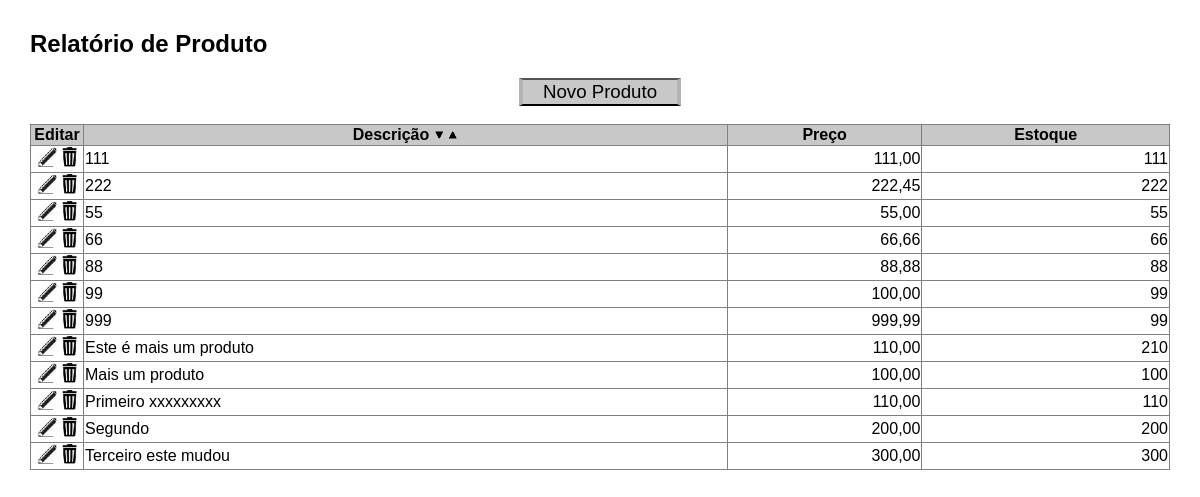
The app's page /prodListar.php with its own data.
### tables this page shows
CREATE TABLE `produto` (
  `prod_id` int(11) NOT NULL,
  `prod_desc` varchar(255) NOT NULL,
  `prod_preco` decimal(20,2) NOT NULL,
  `prod_quant` int(11) NOT NULL
);

### prodListar.php (the view, shortened to what this page needs)
<?php
$conexao = conecta();
$ordem = "ASC";
$campo = "prod_desc";
?>
<!DOCTYPE html>
<html lang="pt-br">
  <head>
    <link rel="stylesheet" type="text/css" href="estilo.css" media="screen" />
  </head>
  <body>
    <h2>Relatório de Produto</h2>
    <center>
    <input type="button" class="button" value="Novo Produto" onClick="window.location.href='prodIncluir.php';" />
    </center>
    <br />
    <table width="100%" style="border: 1px solid gray; border-collapse: collapse;">
      <tr>
        <th width="50px">Editar</th>
        <th>
            <b>Descrição</b>
            <img src="img/baixo.png" onClick="Ordena('prod_desc', 'DESC');" alt="Decrescente" title="Decrescente">
            <img src="img/cima.png" onClick="Ordena('prod_desc', 'ASC');" alt="Crescente" title="Crescente">
        </th>
        <th><b>Preço</b></th>
        <th><b>Estoque</b></th>
      </tr>
    <?php
    if ($result = $conexao->query("SELECT prod_id,
                                          prod_desc,
                                          prod_preco,
                                          prod_quant
                                          FROM Produto
                                   ORDER BY ".$campo." ".$ordem)) {
        while ($linha = $result->fetch_assoc()) {
          echo "<tr>";
          echo "  <td style='text-align: center;'>
                  <a href='prodAlterar.php?id=".$linha["prod_id"]."'><img src='img/lapis2.jpg' noborder height='20' title='Alterar'></a>
                <a href='#' onclick='javascript:if(confirm(\"Excluir\\nConfirma a exclusão do Produto: ".$linha["prod_desc"]."?\"))Excluir(".$linha["prod_id"].");'>
                  <img src='img/lixeira3.jpg' noborder height='20' title='Excluir'>
                  </a>
                  </td>";
          echo "  <td>".$linha["prod_desc"]."</td>";
          echo "  <td style='text-align: right;'>".number_format($linha["prod_preco"], 2, ",", ".")."</td>";
          echo "  <td style='text-align: right;'>".number_format($linha["prod_quant"],0, ",", ".")."</td>";
          echo "</tr>";
        }
    }
    ?>
    </table>
  </body>
</html>

### estilo.css (style rules this page uses)
body { margin: 30px; font-family: Arial, Helvetica, sans-serif; }
table { background-color: rgba(255,255,255,1); }
th { border: 1px solid gray; background-color: rgb(200,200,200); }
td { border: 1px solid gray; background-color: rgba(255,255,255,1); }
img { margin: 0; padding: 0; }
input { font-family: Arial, Helvetica, sans-serif; }
.button { margin-left: 10px; margin-right: 10px; padding-left: 20px; padding-right: 20px; border-left: 4px solid rgb(180,180,180); border-right: 4px solid rgb(180,180,180); font-size: 14pt; background-color: rgb(200,200,200); }

### prodListar.php (style rules this page uses)
td { background-color: rgba(255,255,255,1); }

### records on screen
produto: prod_desc "111", prod_preco "111,00", prod_quant "111"
produto: prod_desc "222", prod_preco "222,45", prod_quant "222"
produto: prod_desc "55", prod_preco "55,00", prod_quant "55"
produto: prod_desc "66", prod_preco "66,66", prod_quant "66"
produto: prod_desc "88", prod_preco "88,88", prod_quant "88"
produto: prod_desc "99", prod_preco "100,00", prod_quant "99"
produto: prod_desc "999", prod_preco "999,99", prod_quant "99"
produto: prod_desc "Este é mais um produto", prod_preco "110,00", prod_quant "210"
produto: prod_desc "Mais um produto", prod_preco "100,00", prod_quant "100"
produto: prod_desc "Primeiro xxxxxxxxx", prod_preco "110,00", prod_quant "110"
produto: prod_desc "Segundo", prod_preco "200,00", prod_quant "200"
produto: prod_desc "Terceiro este mudou", prod_preco "300,00", prod_quant "300"
